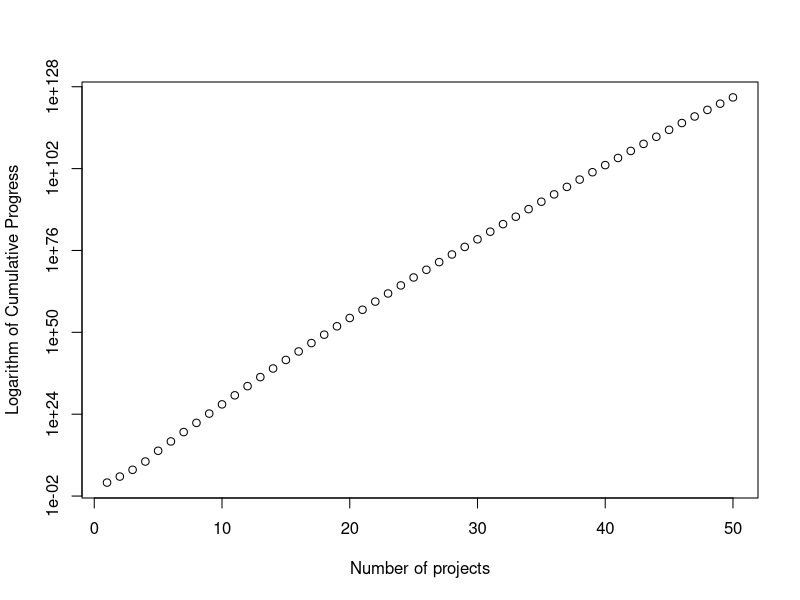

R code for this plot:
# Now we just implement the multiplicative model as a functionplo, to make things easier. 
multiplyingltr <- function(n, k, muc, sigmac, mue, sigmae, muv, sigmav) {
  coefficients <- rlnorm(k, meanlog=muc, sdlog=sigmac)
  
  variables <- matrix(rlnorm(n*k, meanlog=muv, sdlog=sigmav), nrow=k, ncol=n, byrow=TRUE)
  
  errors <- rlnorm(n, meanlog=mue, sdlog=sigmae)
  
  costeffectiveness <- (t(coefficients) %*% variables) + t(errors)
  
  # Now we need to pass this into a data frame
  df <- as.data.frame(t(variables))
  df <- cbind.data.frame(rep(0, n), t(costeffectiveness), df)
  
  names <- c("lmpred", "ce")
  for (i in 1:k) {
    names <-c(names, paste0("v",i))
  }
  
  colnames(df) <- names
  df
  
  #Initially, project selection is random, which since project generation is random,
  #can be represented as taking the first k projects, and adding them to the 'selprojects'
  #dataframe, which is an ordered dataframe of the selected projects. 'rejprojects' contains
  #the set of projects that have been rejected (not accepted yet)
  selprojects <- head(df, k+1)
  selprojects
  
  rejprojects <- tail(df, n-k-1)
  rejprojects
  # Now individuals can predict the effectiveness of other projects with a linear regression model
  #They select the remaining project with the highest prediction error, and add it to selproject.
  while (nrow(selprojects)<n) {
    lm <- lm(ce~ . - lmpred, data=selprojects)
    rejprojects$lmpred <-predict(lm, rejprojects)
    rejprojects <- rejprojects[with(rejprojects,order(-lmpred)),]
    selprojects <- rbind(selprojects, rejprojects[1,])
    rejprojects <- rejprojects[-1,]
  }
  selprojects$lmpred <- selprojects$lmpred +1
  selprojects$ce <- selprojects$ce +1
  return(selprojects)
}
MCE <- multiplyingltr(50, 3, 2, 1, 2, 1, 2, 1)
plot(1:nrow(MCE), cumprod(MCE$ce), log="y", xlab="Number of projects", ylab="Logarithm of Cumulative Progress")

